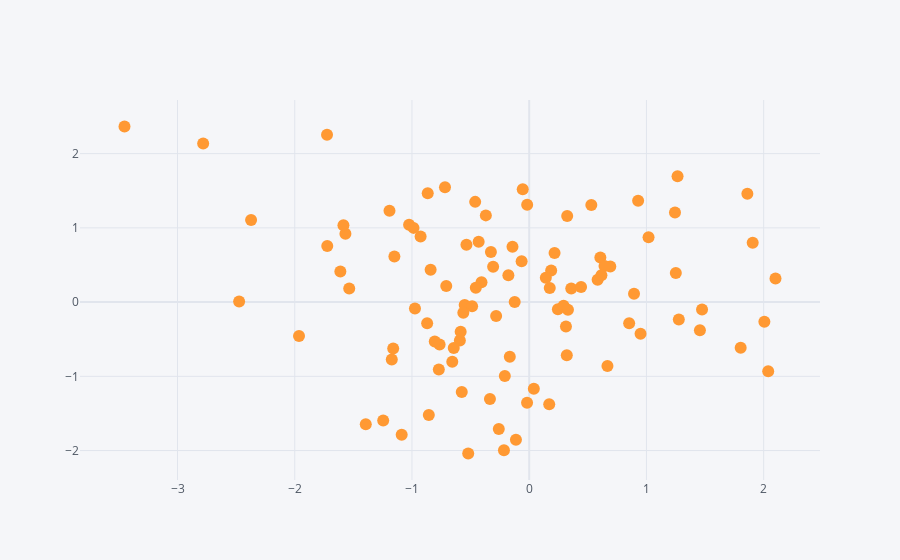

Notebook source saved alongside this figure:
### Code cell
df.iplot(x = 'A' , y = 'B' , mode = 'markers')
